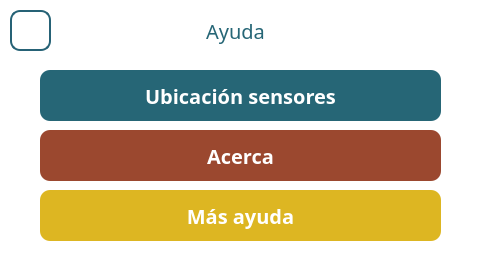
<?xml version="1.0" encoding="UTF-8"?>
<ui version="4.0">
 <class>MainWindow</class>
 <widget class="QMainWindow" name="MainWindow">
  <property name="geometry">
   <rect>
    <x>0</x>
    <y>0</y>
    <width>480</width>
    <height>272</height>
   </rect>
  </property>
  <property name="windowTitle">
   <string>MainWindow</string>
  </property>
  <property name="styleSheet">
   <string notr="true">background-color: white;
font: 14px Poppins;</string>
  </property>
  <widget class="QWidget" name="centralwidget">
   <property name="styleSheet">
    <string notr="true"/>
   </property>
   <widget class="QPushButton" name="backBtn">
    <property name="geometry">
     <rect>
      <x>10</x>
      <y>10</y>
      <width>41</width>
      <height>41</height>
     </rect>
    </property>
    <property name="styleSheet">
     <string notr="true">	height: 40px;
	border-radius: 10px;
	border: 2px solid #266276;
	background-color: white;
	color: #00007f;
	font-weight: 500;
	font-size: 16px;</string>
    </property>
    <property name="text">
     <string/>
    </property>
   </widget>
   <widget class="QLabel" name="label">
    <property name="geometry">
     <rect>
      <x>-20</x>
      <y>10</y>
      <width>511</width>
      <height>41</height>
     </rect>
    </property>
    <property name="styleSheet">
     <string notr="true">font-size: 20px;
color: #266676;</string>
    </property>
    <property name="text">
     <string>Ayuda</string>
    </property>
    <property name="alignment">
     <set>Qt::AlignCenter</set>
    </property>
   </widget>
   <widget class="QPushButton" name="sensorsBtn">
    <property name="geometry">
     <rect>
      <x>40</x>
      <y>70</y>
      <width>401</width>
      <height>51</height>
     </rect>
    </property>
    <property name="styleSheet">
     <string notr="true">QPushButton {
	background-color: #266676;
	color: white;
	font-size: 20px;
	font-weight: 500;
	height: 50px;
	border-radius: 10px;
}</string>
    </property>
    <property name="text">
     <string>Ubicación sensores</string>
    </property>
   </widget>
   <widget class="QPushButton" name="moreHelpBtn">
    <property name="geometry">
     <rect>
      <x>40</x>
      <y>190</y>
      <width>401</width>
      <height>51</height>
     </rect>
    </property>
    <property name="styleSheet">
     <string notr="true">QPushButton {
	background-color: #DDB622;
	color: white;
	font-size: 20px;
	font-weight: 500;
	height: 50px;
	border-radius: 10px;
}</string>
    </property>
    <property name="text">
     <string>Más ayuda</string>
    </property>
   </widget>
   <widget class="QPushButton" name="aboutBtn">
    <property name="geometry">
     <rect>
      <x>40</x>
      <y>130</y>
      <width>401</width>
      <height>51</height>
     </rect>
    </property>
    <property name="styleSheet">
     <string notr="true">QPushButton {
	background-color: #9B482F;
	color: white;
	font-size: 20px;
	font-weight: 500;
	height: 50px;
	border-radius: 10px;
}</string>
    </property>
    <property name="text">
     <string>Acerca</string>
    </property>
   </widget>
   <zorder>label</zorder>
   <zorder>backBtn</zorder>
   <zorder>sensorsBtn</zorder>
   <zorder>moreHelpBtn</zorder>
   <zorder>aboutBtn</zorder>
  </widget>
 </widget>
 <resources/>
 <connections/>
</ui>
